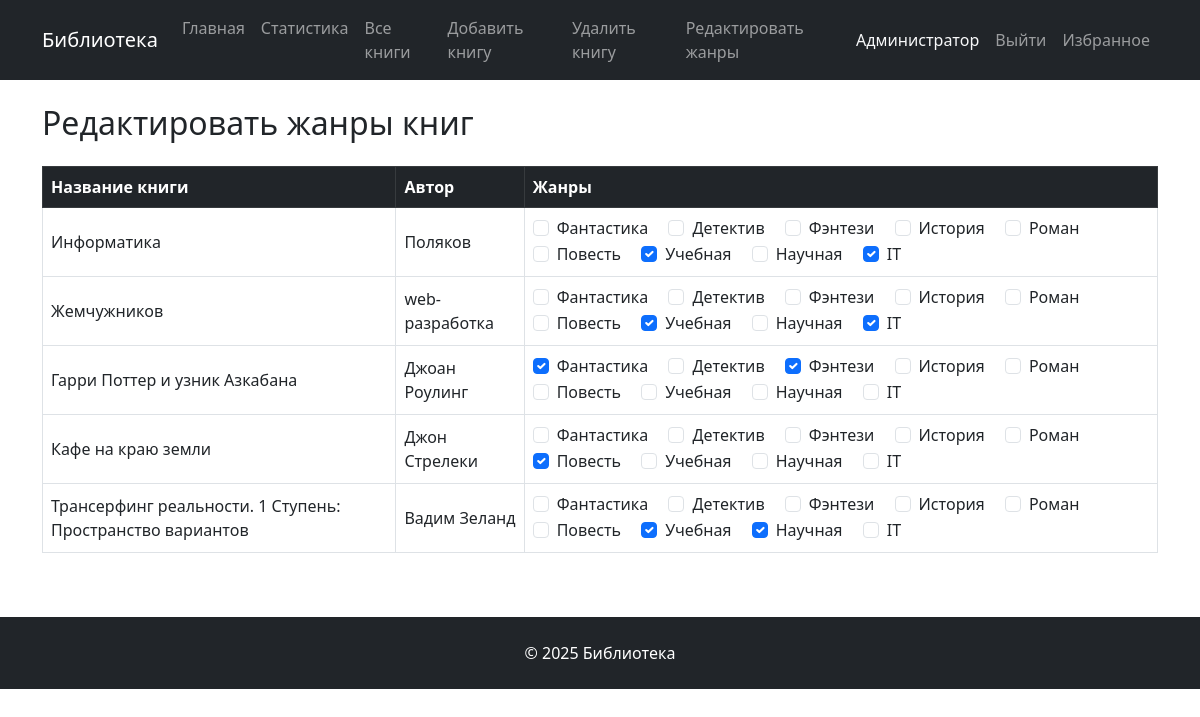
Page /edit_genres (signed in) on the committed database.
### tables this page shows
CREATE TABLE books (
            id INTEGER PRIMARY KEY AUTOINCREMENT,
            title TEXT NOT NULL,
            author TEXT
        );

CREATE TABLE genre (
            id INTEGER PRIMARY KEY AUTOINCREMENT,
            genre_name TEXT NOT NULL
        );

### app.py (the view)
@app.route('/edit_genres', methods=['GET', 'POST'])
@admin_required
def edit_genres():
    conn = get_db()
    books = conn.execute('SELECT * FROM books').fetchall()
    genres = conn.execute('SELECT * FROM genre').fetchall()
    br = conn.execute('SELECT * FROM book_genre').fetchall()
    book_genres = {}
    for row in br:
        book_id = row['book_id']
        genre_id = row['genre_id']
        book_genres.setdefault(book_id, set()).add(genre_id)
    conn.close()
    return render_template('edit_genres.html', books=books, genres=genres, book_genres=book_genres)

### app.py (called while the page is built)
def get_db():
    conn = sqlite3.connect('instance/database.db')
    conn.row_factory = sqlite3.Row
    return conn

def admin_required(f):
    @wraps(f)
    def decorated_function(*args, **kwargs):
        if not session.get('is_admin'):
            abort(403)
        return f(*args, **kwargs)
    return decorated_function

### templates/edit_genres.html (shortened to what this page needs)
{% extends "base.html" %}
{% block content %}
<h2 class="mb-4">Редактировать жанры книг</h2>
<div class="table-responsive">
  <table class="table table-hover table-bordered align-middle">
    <thead class="table-dark">
      <tr>
        <th>Название книги</th>
        <th>Автор</th>
        <th>Жанры</th>
      </tr>
    </thead>
    <tbody>
      {% for book in books %}
      <tr>
        <td>{{ book['title'] }}</td>
        <td>{{ book['author'] }}</td>
        <td>
          {% for genre in genres %}
          <div class="form-check form-check-inline">
            <input class="form-check-input genre-checkbox"
                   type="checkbox"
                   data-book-id="{{ book['id'] }}"
                   data-genre-id="{{ genre['id'] }}"
                   id="book{{ book['id'] }}-genre{{ genre['id'] }}"
                   {% if genre['id'] in book_genres[book['id']] %}checked{% endif %}>
            <label class="form-check-label" for="book{{ book['id'] }}-genre{{ genre['id'] }}">
              {{ genre['genre_name'] }}
            </label>
          </div>
          {% endfor %}
        </td>
      </tr>
      {% endfor %}
    </tbody>
  </table>
</div>
{% endblock %}

### rows in the picture
books: title "Информатика", author "Поляков"
genre: genre_name "Фантастика", id "☑"
genre: genre_name "Детектив"
genre: genre_name "Фэнтези", id "☑"
genre: genre_name "История"
genre: genre_name "Роман"
genre: genre_name "Повесть", id "☑"
genre: id "☑", genre_name "Учебная"
genre: genre_name "Научная", id "☑"
genre: id "☑", genre_name "IT"
books: title "Жемчужников", author "web-разработка"
books: title "Гарри Поттер и узник Азкабана", author "Джоан Роулинг"
books: title "Кафе на краю земли", author "Джон Стрелеки"
books: title "Трансерфинг реальности. 1 Ступень: Пространство вариантов", author "Вадим Зеланд"
